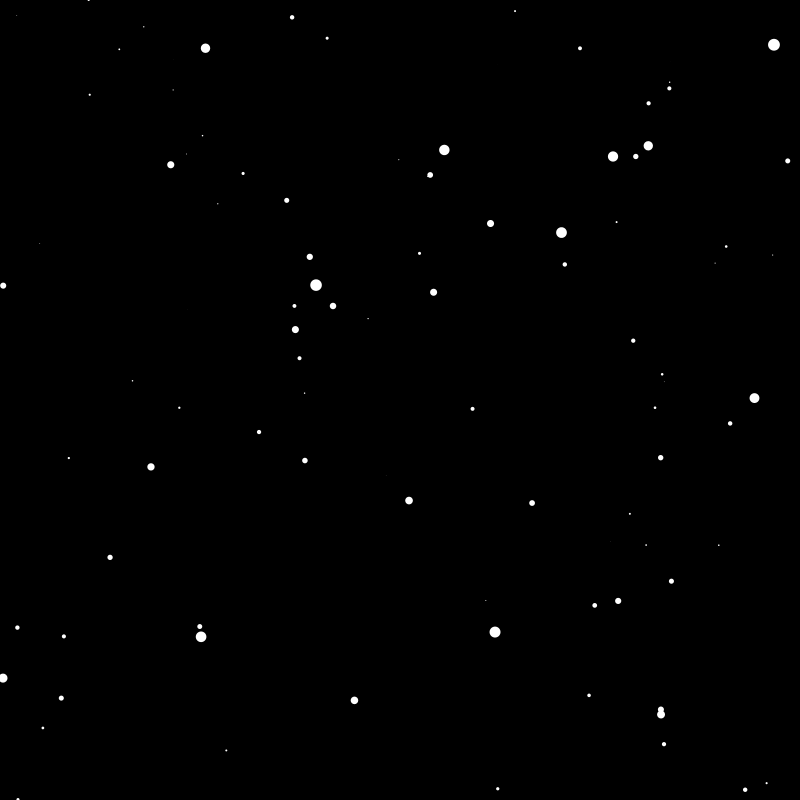
Frame 1 (no input)
Frame 60 (the mouse pressed at the canvas centre just before this capture): identical to frame 1, image omitted
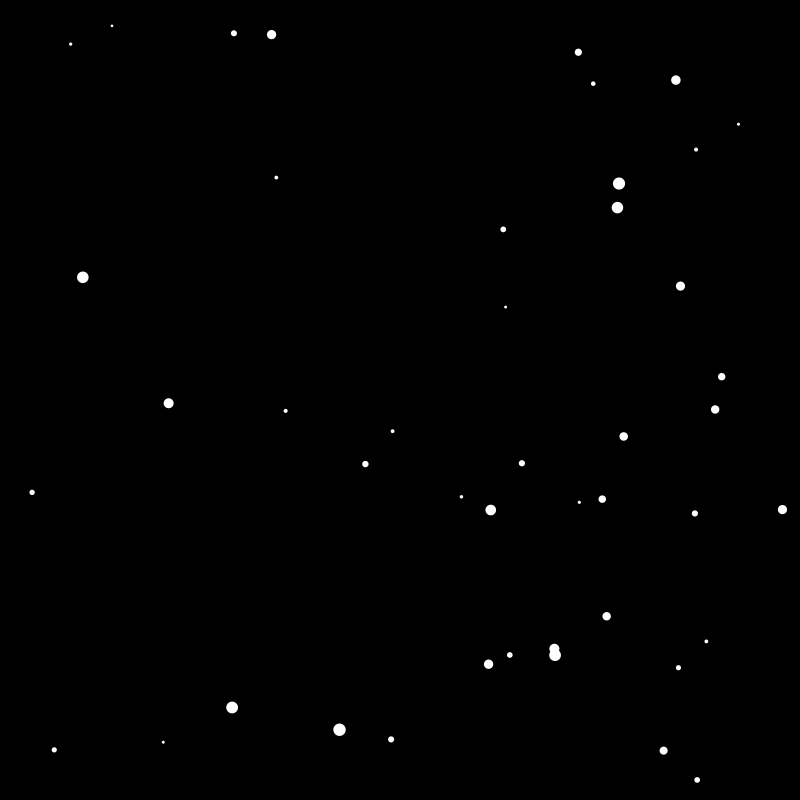
Frame 120 (the mouse held since frame 60 and released just before this capture)

The Processing sketch that drew these frames (run headless with seeded random() and noise(); from frame 60 on, the mouse is pressed at the canvas centre):

// Processing sketch: Starfield
// ── Starfield.pde
Star[] stars = new Star[1000];
float speed;

void setup() {
  size(800,800);
  for (int i = 0; i < stars.length; i++) {
    stars[i] = new Star();
  }
}

void draw() {
  speed = map(mouseX, 0, width, 0, 20);
  background(0);
  translate(width/2, height/2);
  for (int i = 0; i < stars.length; i++) {
    stars[i].update();
    stars[i].show();
  }
} 

// ── Star.pde
class Star {
  float x; 
  float y;
  float z;
  
Star() {
    x = random(- width, width);
    y = random(- height, height);
    z = random(width);
  }

void update(){
  z = z - speed;
  if (z < 1) {
    x = random(- width, width);
    y = random(- height, height);
    z = random(width);
  
  } 
}

void show() {
  float sx = map(x/z, 0, 1, 0, width);
  float sy = map(y/z, 0, 1, 0, height);
  
  float r = map(z, 0, width, 16, 0);
  
  fill(255);
  noStroke();
  ellipse(sx,sy,r,r);
} 


  
}
